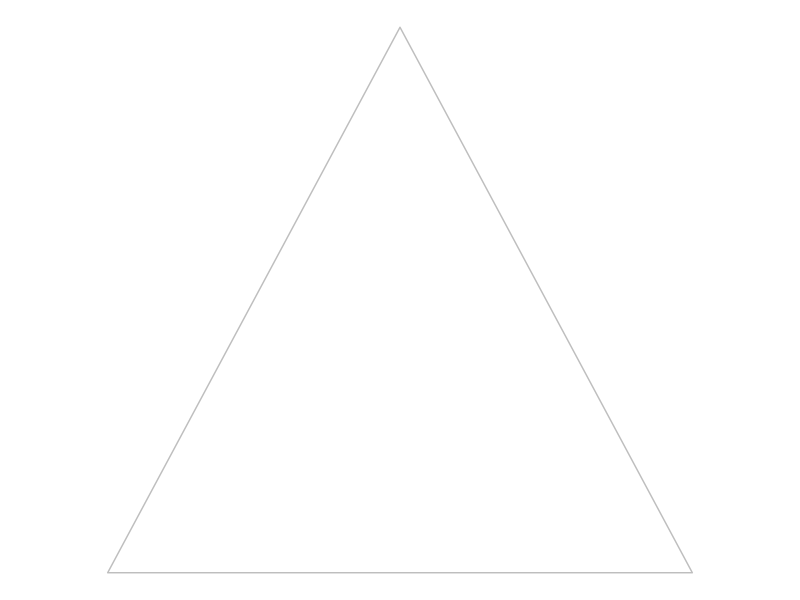
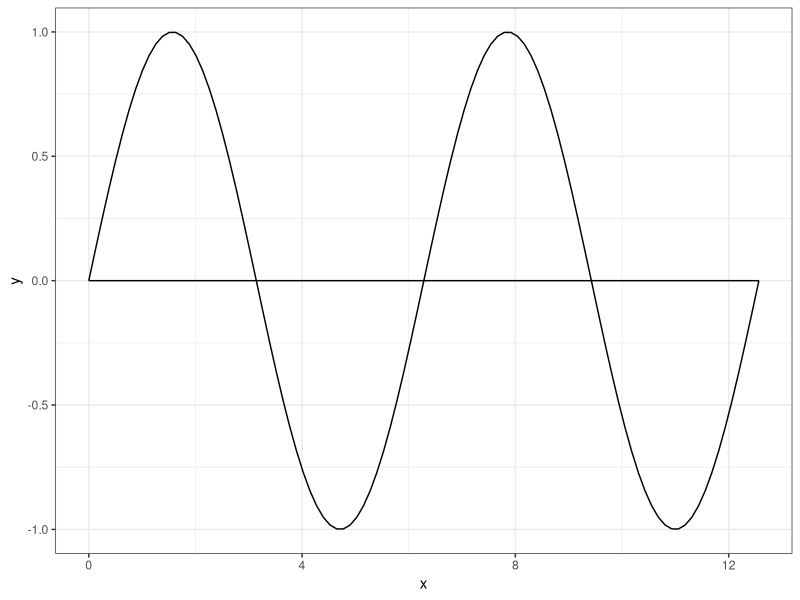
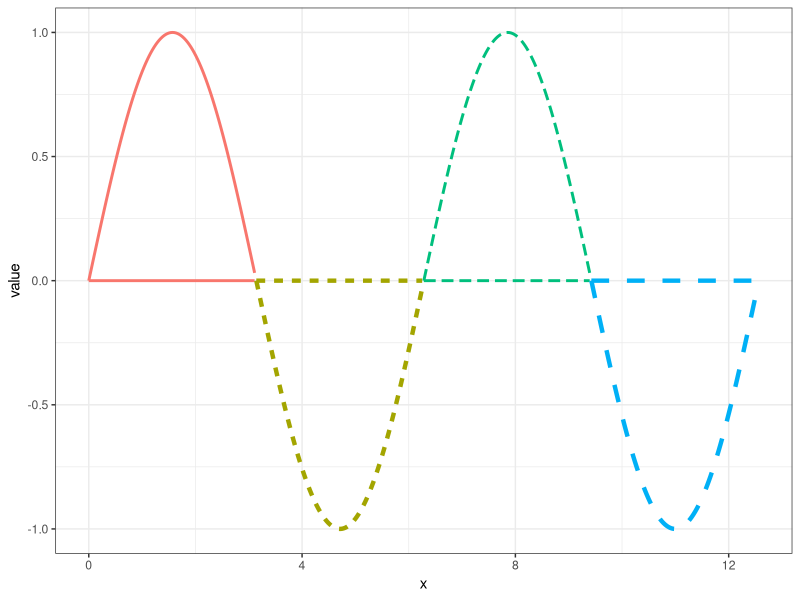
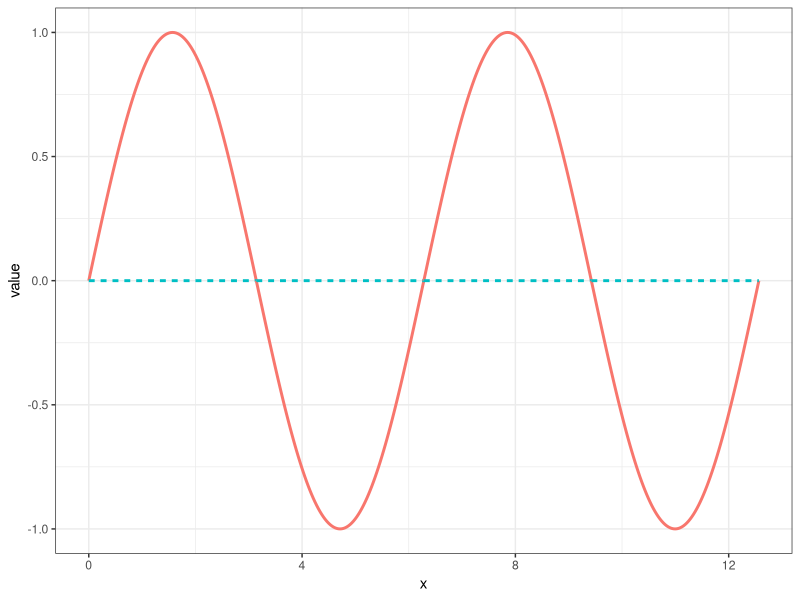
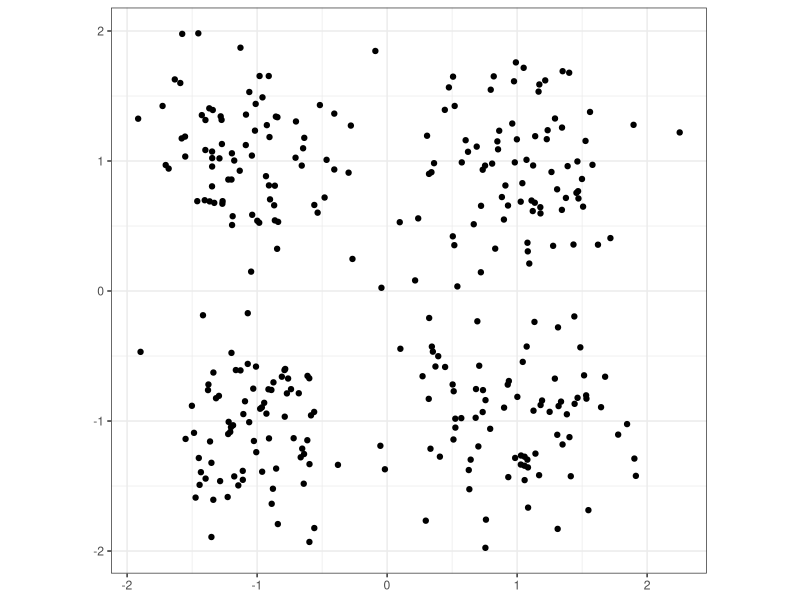
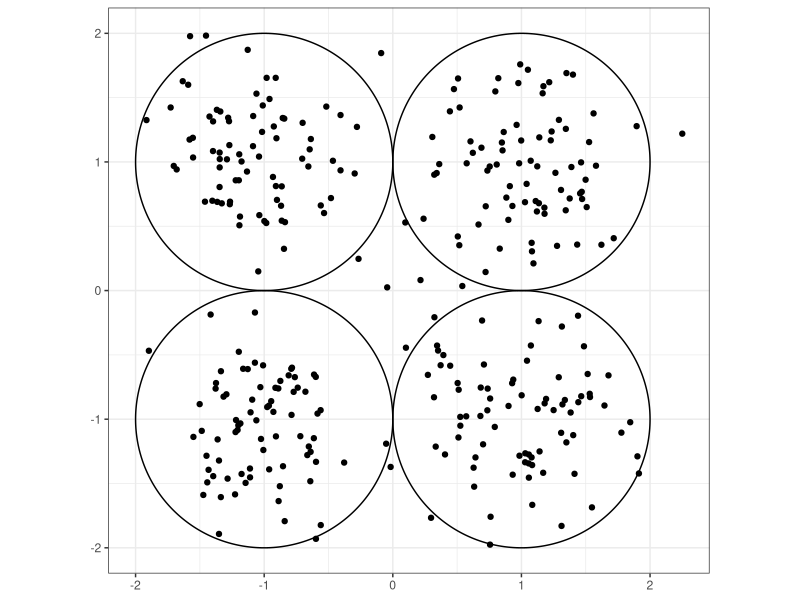
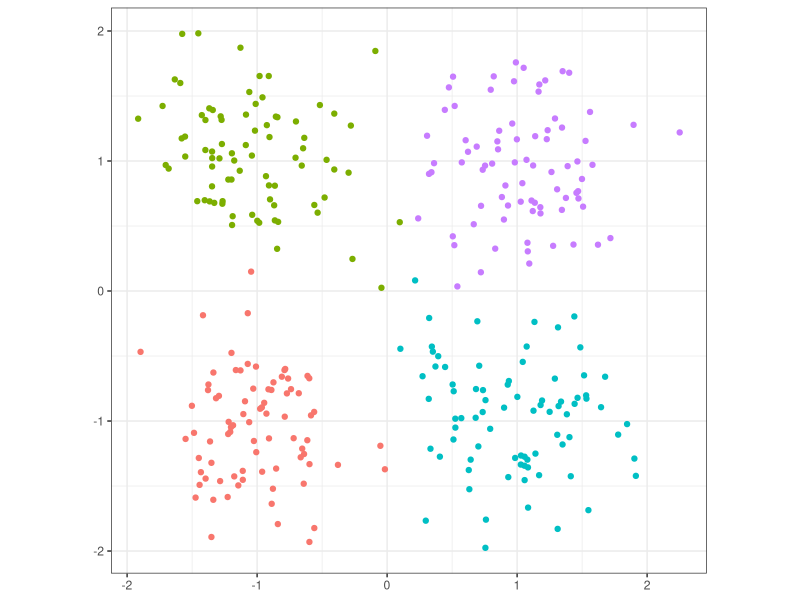

Generate these figures, in order, with R:
## ---- chunk 1

library(ggplot2)
library(tibble)
library(tidyr)
library(dplyr)
library(ggforce)
theme_set(theme_bw())

## ---- chunk 2
#| echo: false
#| fig-width: 6
#| fig-height: 6
#| fig-alt: "Kanizsa Triangle Illusion. Most people see an upright white triangle occluding three black circles at the vertices and a second inverted triangle with a black outline."

tdown <- tibble(x = c(0, 2/sqrt(3), -2/sqrt(3)), 
                y = c(-1/3-8/(3*sqrt(3)), 2/3-2/(3*sqrt(3)), 2/3-2/(3*sqrt(3))))
tup <- tibble(x = c(0, 2/sqrt(3), -2/sqrt(3)), y = c(1, -2/sqrt(3), -2/sqrt(3)))

ggplot() + 
  theme_void() + 
  coord_fixed() + 
  # geom_circle(aes(x0 = 0, y0=1, r = .5), fill = "black", color = "black") + 
  # geom_circle(aes(x0 = 2/sqrt(3), y0=-2/sqrt(3), r = .5), fill = "black", color = "black") + 
  # geom_circle(aes(x0 = -2/sqrt(3), y0=-2/sqrt(3), r = .5), fill = "black", color = "black") + 
  # geom_shape(data = tdown, aes(x = x, y = y), fill = "white", color = "black") + 
  geom_shape(data = tup, aes(x = x, y = y), fill = "white", color = "grey")
## ---- chunk 3
#| echo: false
#| fig-width: 4
#| fig-height: 3
#| out-width: "100%"
#| fig-alt: "A sin curve from 0 to 4*pi, with a corresponding line at y=0 over the same domain."

ggplot(tibble(x = seq(0, 4*pi, pi/100)), aes(x = x)) + 
  geom_function(fun = sin) +
  geom_function(fun = function(x) 0*x)
## ---- chunk 4
#| echo: false
#| layout-ncol: 2
#| fig-width: 4
#| fig-height: 3
#| out-width: "100%"
#| fig-alt: ["A sin curve from 0 to 4*pi, with a corresponding line at y=0 over the same domain. From 0 to pi, both lines are colored red and are solid, from pi to 2*pi, the lines are dashed and yellow, from 2*pi to 3*pi, the lines are green with longer dashes, and from 3*pi to 4*pi, the lines are blue with even longer dashes. The addition of color and linetype combine to make the plot seem to be composed of four half-ellipsoid shapes, rather than two continuous lines.", "A sine curve from 0 to 4*pi, with a corresponding line at y=0 over the same domain. The sinusoidal line is colored red and solid, while the line at y=0 is dashed and blue. The addition of color and linetype combine to make it clear that the plot is composed of two continuous lines that happen to intersect, illustrating the Gestalt principle of closure."]

tmp <- tibble(x = seq(0, 4*pi, pi/100), y1 = sin(x), y2 = 0, group = floor(x/pi), size = (group %% 2)*.5 + 1) |>
  bind_rows(tibble(group = 0:3, x = (group+1)*pi, y1 = sin(x), y2 = 0)) |>
  pivot_longer(matches("y"), names_to = "y", values_to="value")

ggplot(tmp, aes(x = x, y = value, color = factor(group), group = interaction(y, group))) + 
  geom_line(aes(linetype = factor(group), linewidth = size)) + 
  scale_linewidth_identity() + 
  theme(legend.position = "none")


ggplot(tmp, aes(x = x, y = value, color = factor(y), group = interaction(y, group))) + 
  geom_line(aes(linetype = factor(y)), linewidth = 1) + 
  scale_linewidth_identity() + 
  theme(legend.position = "none")

## ---- chunk 5
#| echo: false
#| fig-width: 3
#| fig-height: 3
#| out-width: "100%"

library(ggplot2)
library(tibble)
library(tidyr)
library(dplyr)
library(purrr)
theme_set(theme_bw())

sample_points <- function(df, n = 80) {
  tibble(x = rnorm(n, df$xc, df$var),
         y = rnorm(n, df$yc, df$var))
}

centers <- expand_grid(xc = c(-1, 1), yc = c(-1, 1)) |>
  mutate(var = .4, 
         cluster = 1:n()) 
data <- centers |>
  nest(center = -cluster) |>
  mutate(data = map(center, sample_points)) |>
  unnest(data) |>
  unnest(center)

ggplot(data, aes(x = x, y = y)) + geom_point() + coord_fixed() + theme(title = element_blank())
## ---- chunk 6
#| echo: false
#| fig-width: 3
#| fig-height: 3
#| out-width: "100%"



ggplot() + geom_point(data = data, aes(x = x, y = y)) + 
  geom_circle(data = centers, aes(x0=xc, y0=yc, r = 2.5*var)) + 
  coord_fixed() + theme(title = element_blank())
## ---- chunk 7
#| echo: false
#| fig-width: 3
#| fig-height: 3
#| out-width: "100%"


ggplot(data, aes(x = x, y = y, color = factor(cluster))) + geom_point() + theme(title = element_blank(), legend.position = "none") + coord_fixed()
